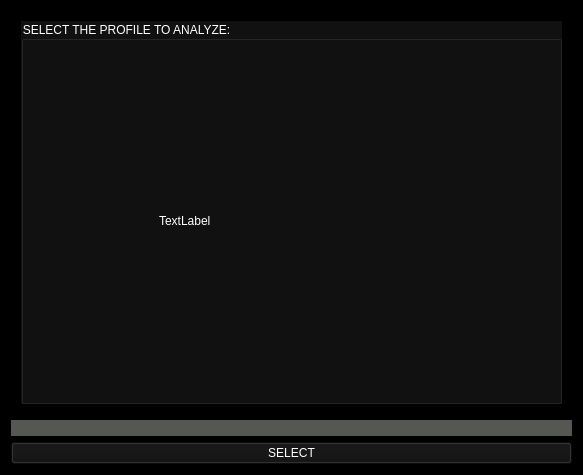
<?xml version="1.0" encoding="UTF-8"?>
<ui version="4.0">
 <class>SEARCHBOX</class>
 <widget class="QDialog" name="SEARCHBOX">
  <property name="geometry">
   <rect>
    <x>0</x>
    <y>0</y>
    <width>583</width>
    <height>475</height>
   </rect>
  </property>
  <property name="windowTitle">
   <string>ADD entry to Database</string>
  </property>
  <property name="windowIcon">
   <iconset>
    <normaloff>../../../../.designer/backup/Images/3-tomoe.ico</normaloff>../../../../.designer/backup/Images/3-tomoe.ico</iconset>
  </property>
  <property name="styleSheet">
   <string notr="true">background-color: rgb(0, 0, 0);</string>
  </property>
  <layout class="QVBoxLayout" name="verticalLayout">
   <item>
    <widget class="QScrollArea" name="scrollArea">
     <property name="widgetResizable">
      <bool>true</bool>
     </property>
     <widget class="QWidget" name="scrollAreaWidgetContents">
      <property name="geometry">
       <rect>
        <x>0</x>
        <y>0</y>
        <width>563</width>
        <height>399</height>
       </rect>
      </property>
      <layout class="QHBoxLayout" name="horizontalLayout">
       <item>
        <widget class="QGroupBox" name="groupRESULTS">
         <property name="toolTip">
          <string>Script configurations.</string>
         </property>
         <property name="autoFillBackground">
          <bool>false</bool>
         </property>
         <property name="styleSheet">
          <string notr="true">background-color: rgb(17, 17, 17);
selection-background-color: rgb(17, 17, 17);
color: rgb(255, 255, 255);
selection-color: rgb(32, 255, 0);</string>
         </property>
         <property name="title">
          <string>SELECT THE PROFILE TO ANALYZE:</string>
         </property>
         <property name="flat">
          <bool>false</bool>
         </property>
         <property name="checkable">
          <bool>false</bool>
         </property>
         <layout class="QGridLayout" name="gridLayout_5">
          <item row="0" column="1">
           <widget class="QLabel" name="label">
            <property name="maximumSize">
             <size>
              <width>16777215</width>
              <height>120</height>
             </size>
            </property>
            <property name="font">
             <font>
              <pointsize>9</pointsize>
             </font>
            </property>
            <property name="text">
             <string>TextLabel</string>
            </property>
           </widget>
          </item>
          <item row="0" column="0">
           <widget class="QLabel" name="frame">
            <property name="maximumSize">
             <size>
              <width>120</width>
              <height>120</height>
             </size>
            </property>
            <property name="frameShape">
             <enum>QFrame::NoFrame</enum>
            </property>
            <property name="text">
             <string/>
            </property>
            <property name="pixmap">
             <pixmap>../../../../.designer/backup/Searcher/perfil_0.jpg</pixmap>
            </property>
            <property name="scaledContents">
             <bool>true</bool>
            </property>
           </widget>
          </item>
         </layout>
        </widget>
       </item>
      </layout>
     </widget>
    </widget>
   </item>
   <item>
    <widget class="QLineEdit" name="lineLINK">
     <property name="styleSheet">
      <string notr="true">color: rgb(255, 255, 255);
background-color: rgb(85, 87, 83);</string>
     </property>
     <property name="frame">
      <bool>false</bool>
     </property>
    </widget>
   </item>
   <item>
    <widget class="QPushButton" name="buttonSELECT">
     <property name="font">
      <font>
       <pointsize>9</pointsize>
      </font>
     </property>
     <property name="styleSheet">
      <string notr="true">color: rgb(255, 255, 255);
background-color: rgb(17, 17, 17);</string>
     </property>
     <property name="text">
      <string>SELECT</string>
     </property>
     <property name="autoDefault">
      <bool>false</bool>
     </property>
    </widget>
   </item>
  </layout>
 </widget>
 <resources/>
 <connections/>
</ui>
